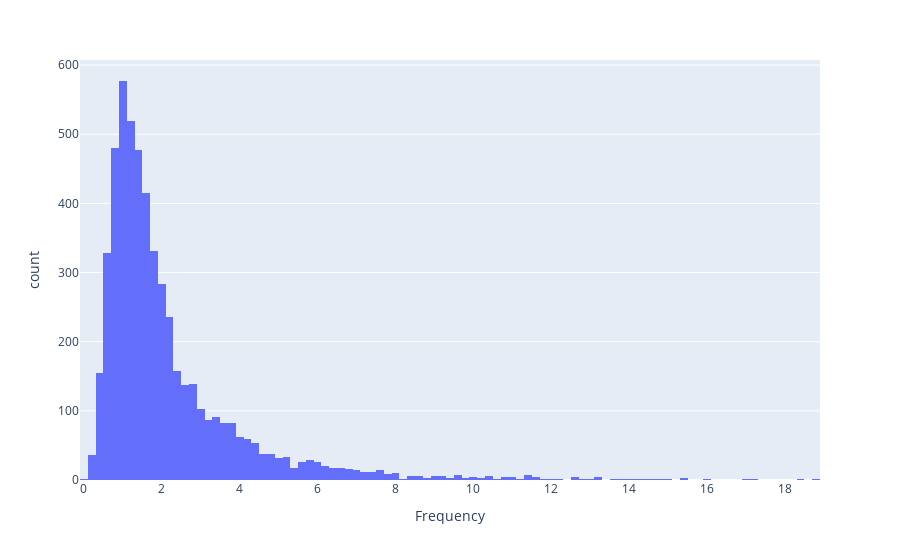

Source (notebook cell):
### Code cell
data = []
x, y = calc_freq_map(time_list_tot, max_time)
for i in range(len(x)):
    data.append([text, x[i], y[i]])
df = pd.DataFrame(data, columns=["Danmaku", "Time", "Frequency"])

fig = px.histogram(df, x="Frequency")
fig.show()

### Figure 1 — Plotly figure (JSON) as saved in the notebook; plotly's stock layout.template omitted (floating-point values rounded to 4 significant figures; data arrays with more than 128 entries replaced by an {"elided": "..."} marker saying what was removed)
{"data": [{"alignmentgroup": "True", "bingroup": "x", "hovertemplate": "Frequency=%{x}<br>count=%{y}<extra></extra>", "legendgroup": "", "marker": {"color": "#636efa", "pattern": {"shape": ""}}, "name": "", "offsetgroup": "", "orientation": "v", "showlegend": false, "type": "histogram", "x": {"elided": "5382 float values"}, "xaxis": "x", "yaxis": "y"}], "layout": {"barmode": "relative", "legend": {"tracegroupgap": 0}, "margin": {"t": 60}, "xaxis": {"anchor": "y", "domain": [0, 1], "title": {"text": "Frequency"}}, "yaxis": {"anchor": "x", "domain": [0, 1], "title": {"text": "count"}}}}
